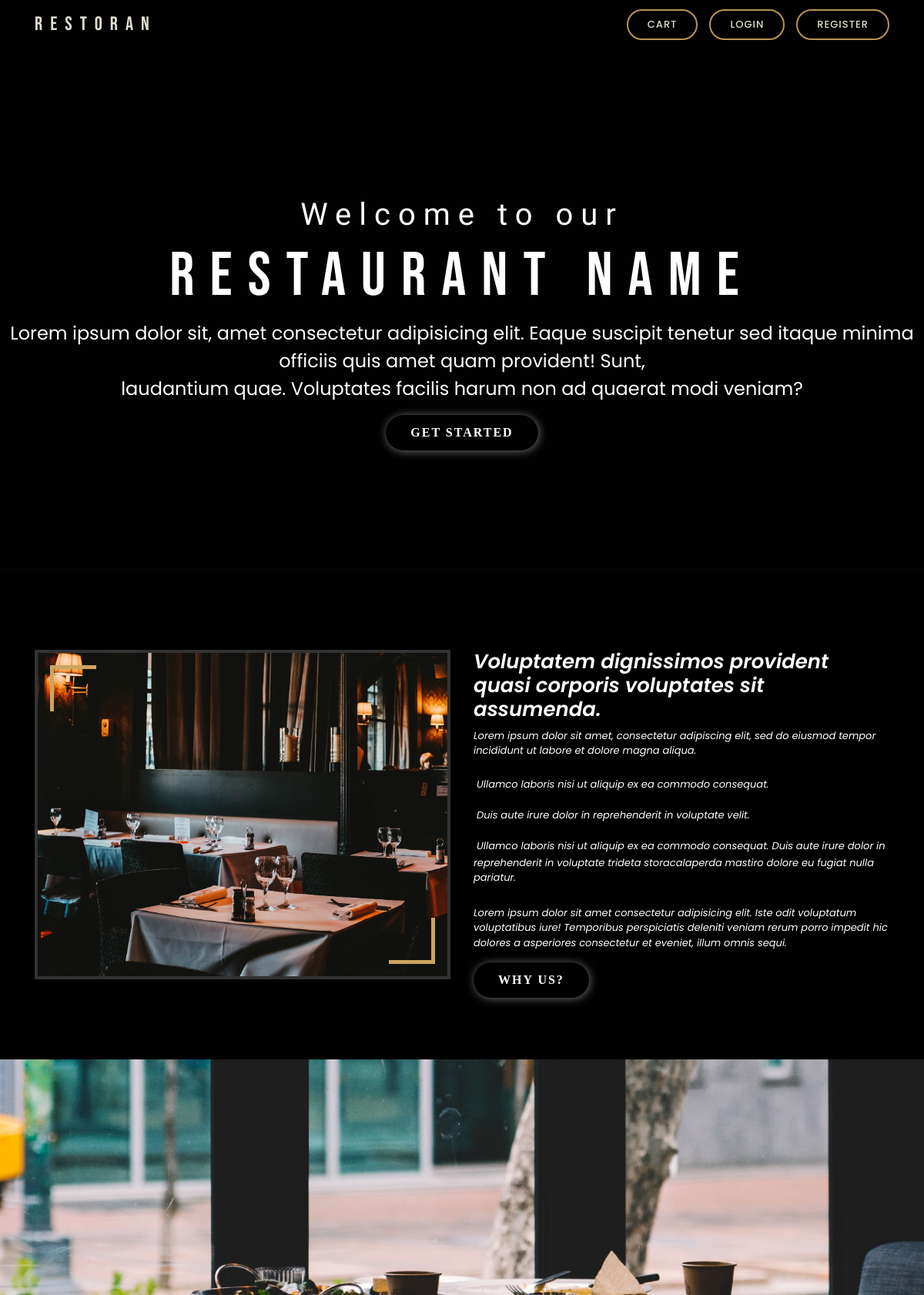
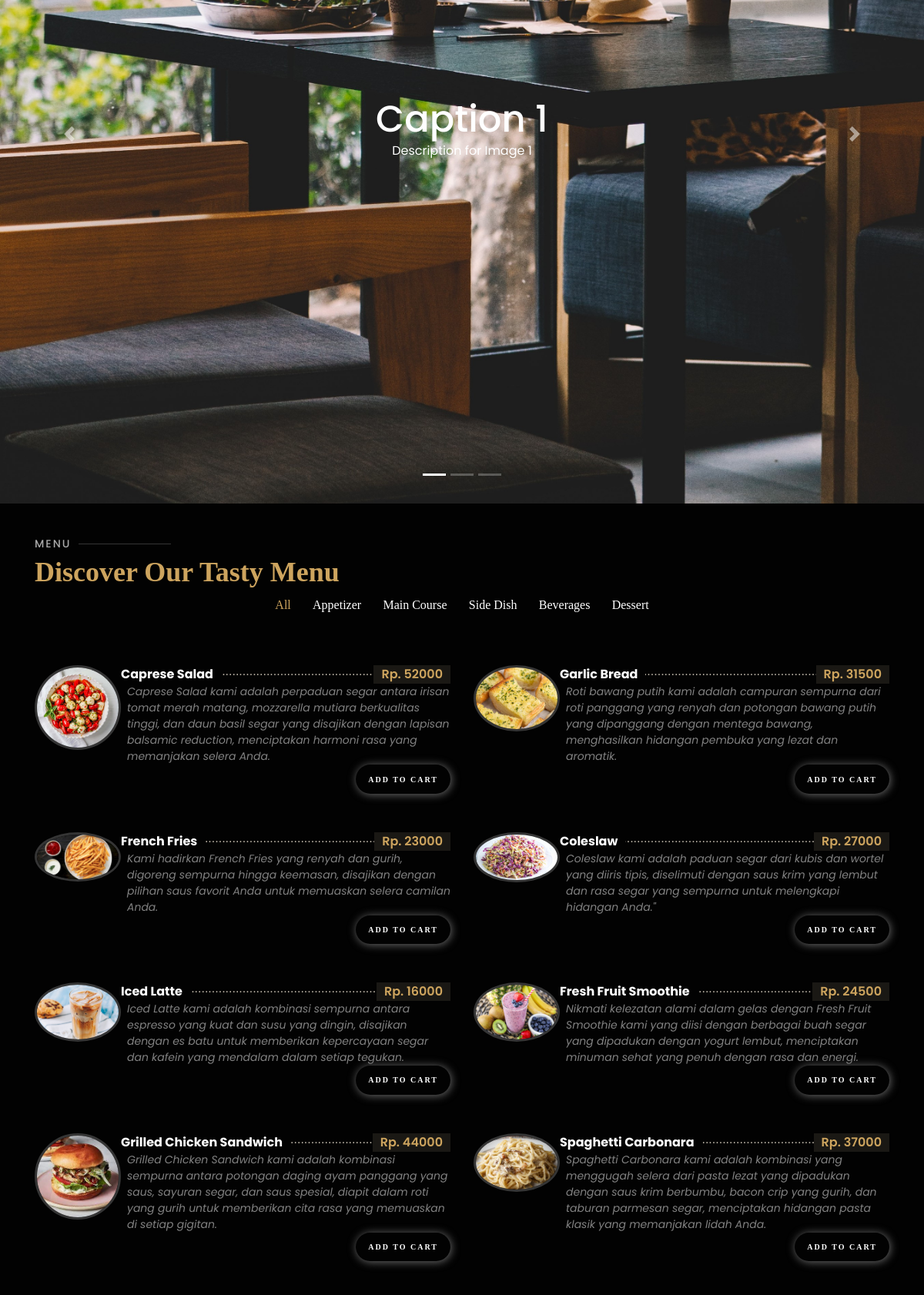
The page / (upper part) on the database its author committed (2 pictures, top to bottom).
### tables this page shows
CREATE TABLE `data_makanan` (
  `id_menu` int(11) NOT NULL,
  `nama_menu` varchar(100) NOT NULL,
  `gambar_menu` varchar(255) NOT NULL,
  `deskripsi_menu` text NOT NULL,
  `harga_menu` int(11) NOT NULL,
  `kategori_menu` enum('Appetizer','Beverages','Main Course','Dessert','Side Dish') NOT NULL
);

### index.php (the view, shortened to what this page needs)
<?php
include('database/connect.php');
?>
<!DOCTYPE html>
<html lang="en">
<head>
    <link rel="stylesheet" type="text/css" href="css/navbar.css">
    <link rel="stylesheet" type="text/css" href="css/index.css">
    <link rel="stylesheet" href="https://cdn.jsdelivr.net/npm/aos@2.3.4/dist/aos.css">
    <link rel="stylesheet" href="https://maxcdn.bootstrapcdn.com/bootstrap/4.5.2/css/bootstrap.min.css">
    <link rel="stylesheet" href="https://cdn.jsdelivr.net/npm/bootstrap@4.0.0/dist/css/bootstrap.min.css"
>
    <link rel="stylesheet" href="https://cdnjs.cloudflare.com/ajax/libs/font-awesome/5.15.4/css/all.min.css">
</head>
<body>
    <nav class="navbar navbar-expand-lg fixed-top">
        <div class="container">
            <a class="navbar-brand" href="#">
                Restoran
            </a>
            <div class="collapse navbar-collapse" id="navbarNav">
                <ul class="navbar-nav ml-auto">
                <?php
                if (isset($_SESSION['user_id']) && ($_SESSION['user_id'] != 0 || $_SESSION['user_id'] != 1)) {
                    echo '<li class="nav-item">';
                    echo '<a class="nav-link navbar-btn" href="bridge/bridge.php">Account</a>';
                    echo '</li>';
                    echo '<li class="nav-item">';
                    echo '<a class="nav-link navbar-btn" href="cart/cart.php">Cart</a>';
                    echo '</li>';
                } else {
                    echo '<li class="nav-item">';
                    echo '<a class="nav-link navbar-btn" href="cart/cart.php">Cart</a>';
                    echo '</li>';
                    echo '<li class="nav-item">';
                    echo '<a class="nav-link navbar-btn" href="loginAndRegister/login.php">Login</a>';
                    echo '</li>';
                    echo '<li class="nav-item">';
                    echo '<a class="nav-link navbar-btn" href="loginAndRegister/register.php">Register</a>';
                    echo '</li>';
                }
                ?>
            </div>
        </div>
    </nav>
    <div class="title-container" data-aos="fade-up" data-aos-duration="1000">
        <h3>Welcome to our</h3>
        <h1 data-aos="fade-up" data-aos-duration="1000">Restaurant Name</h1>
        <p data-aos="fade-up" data-aos-duration="1000">Lorem ipsum dolor sit, amet consectetur adipisicing elit. Eaque
            suscipit tenetur sed itaque minima officiis quis amet quam provident! Sunt, <br> laudantium quae. Voluptates
            facilis harum non ad quaerat modi veniam?</p>
        <div class="button-container">
            <button class="btn" onclick="scrollToSection('#about')">
                Get Started
            </button>
        </div>
    </div>
    <section id="about" class="about" data-aos-offset="500" data-aos-duration="1000">>
        <div class="container" data-aos="fade-up">
            <div class="row">
                <div class="col-lg-6 order-1 o  rder-lg-2" data-aos="zoom-in" data-aos-delay="100">
                    <div class="about-img">
                        <img src="css/gambar/about.jpg" alt="">
                    </div>
                </div>
                <div class="col-lg-6 pt-4 pt-lg-0 order-2 order-lg-1 content">
                    <h3>Voluptatem dignissimos provident quasi corporis voluptates sit assumenda.</h3>
                    <p class="">
                        Lorem ipsum dolor sit amet, consectetur adipiscing elit, sed do eiusmod tempor incididunt ut
                        labore et dolore magna aliqua.
                    </p>
                    <ul>
                        <li><i class="bi bi-check-circle"></i> Ullamco laboris nisi ut aliquip ex ea commodo consequat.
                        </li>
                        <li><i class="bi bi-check-circle"></i> Duis aute irure dolor in reprehenderit in voluptate
                            velit.</li>
                        <li><i class="bi bi-check-circle"></i> Ullamco laboris nisi ut aliquip ex ea commodo consequat.
                            Duis aute irure dolor in reprehenderit in voluptate trideta storacalaperda mastiro dolore eu
                            fugiat nulla pariatur.</li>
                    </ul>
                    <p>
                        Lorem ipsum dolor sit amet consectetur adipisicing elit. Iste odit voluptatum voluptatibus iure!
                        Temporibus perspiciatis deleniti veniam rerum porro impedit hic dolores a asperiores consectetur
                        et eveniet, illum omnis sequi.
                    </p>
                    <div class="button-container">
                        <button class="btn" onclick="scrollToSection('#carousel')">
                            WHY US?
                        </button>
                    </div>
                </div>
            </div>
        </div>
    </section>
    <section id="carousel" class="carousel mb-5" data-aos="fade-right" data-aos-offset="500" data-aos-duration="2000">
        <div id="carouselExampleIndicators" class="carousel slide" data-ride="carousel">
            <ol class="carousel-indicators">
                <li data-target="#carouselExampleIndicators" data-slide-to="0" class="active"></li>
                <li data-target="#carouselExampleIndicators" data-slide-to="1"></li>
                <li data-target="#carouselExampleIndicators" data-slide-to="2"></li>
            </ol>
            <div class="carousel-inner">
                <div class="carousel-item active">
                    <img class="d-block w-100" src="css/gambar/carousel1.jpg" alt="First slide">
                    <div class="carousel-caption d-none d-md-block">
                        <div class="caption-content">
                            <h3>Caption 1</h3>
                            <p>Description for Image 1</p>
                        </div>
                    </div>
                </div>
            </div>
            <a class="carousel-control-prev" href="#carouselExampleIndicators" role="button" data-slide="prev">
                <span class="carousel-control-prev-icon" aria-hidden="true"></span>
            </a>
            <a class="carousel-control-next" href="#carouselExampleIndicators" role="button" data-slide="next">
                <span class="carousel-control-next-icon" aria-hidden="true"></span>
            </a>
        </div>
    </section>
    <section id="menu" class="menu section-bg mb-5">
        <div class="container" data-aos="fade-up" data-aos-duration="1000" data-aos-offset="400">
            <div class="section-title" data-aos="fade-down-right" data-aos-duration="2000">
                <h2>Menu</h2>
                <p>Discover Our Tasty Menu</p>
            </div>
            <div class="row" data-aos="fade-up">
                <div class="col-lg-12 d-flex justify-content-center">
                    <ul id="menu-flters">
                        <li data-filter="*" class="filter-active">All</li>
                        <li data-filter=".filter-Appetizer">Appetizer</li>
                        <li data-filter=".filter-MainCourse">Main Course</li>
                        <li data-filter=".filter-SideDish">Side Dish</li>
                        <li data-filter=".filter-Beverages">Beverages</li>
                        <li data-filter=".filter-Dessert">Dessert</li>
                    </ul>
                </div>
            </div>
            <div class="row menu-container" data-aos="fade-up" data-aos-offset="200">
                <?php
                $sql = "SELECT * FROM data_makanan";
                $result = mysqli_query($conn, $sql);
                foreach ($result as $key): ?>
                    <div class="col-lg-6 menu-item filter-<?= str_replace(' ', '', $key['kategori_menu']) ?>">
                        <div class="img-container">
                            <img src="admin/uploads/<?= $key['gambar_menu'] ?>" class="menu-img"
                                alt="<?= $key['gambar_menu'] ?>">
                        </div>
                        <div class="menu-content">
                            <a class="menu-title">
                                <?= $key['nama_menu'] ?>
                            </a>
                            <span>Rp.
                                <?= $key['harga_menu'] ?>
                            </span>
                        </div>
                        <div class="menu-ingredients">
                            <?= $key['deskripsi_menu'] ?>
                        </div>
                        <form action="" method="post">
                            <div class="button-container">
                                <button class="btn cart-button" type="submit" name="add_to_cart">add to cart</button>
                            </div>
                        </form>
                    </div>
                <?php endforeach; ?>
            </div>
        </div>
    </section>
</html>

### css/navbar.css (style rules this page uses)
.navbar { font-family: 'Poppins', sans-serif !important; color: white !important; font-size: 1.05em !important; background-color: #020202 !important; opacity: 0.9 !important; }
.navbar-nav .nav-link { color: #fbf5e9 !important; }
.navbar-brand { color: #fbf5e9 !important; cursor: pointer !important; font-family: 'Bebas Neue', sans-serif !important; letter-spacing: 10px; font-size: 1.5em !important; }
.navbar-btn { margin: 0 0 0 15px !important; border: 2px solid #cda45e !important; color: #fff !important; border-radius: 50px !important; padding: 8px 25px !important; text-transform: uppercase !important; font-size: 13px !important; font-weight: 500 !important; letter-spacing: 1px !important; transition: 0.3s !important; }

### rows shown on the page
data_makanan: gambar_menu (picture), nama_menu "Caprese Salad", harga_menu "52000", deskripsi_menu "Caprese Salad kami adalah perpaduan segar antara irisan tomat merah matang, mozzarella mutiara berkualitas tinggi, dan daun basil segar yang disajikan dengan lapisan balsamic reduction, menciptakan harmoni rasa yang memanjakan selera Anda."
data_makanan: gambar_menu (picture), nama_menu "Garlic Bread", harga_menu "31500", deskripsi_menu "Roti bawang putih kami adalah campuran sempurna dari roti panggang yang renyah dan potongan bawang putih yang dipanggang dengan mentega bawang, menghasilkan hidangan pembuka yang lezat dan aromatik."
data_makanan: gambar_menu (picture), nama_menu "French Fries", harga_menu "23000", deskripsi_menu "Kami hadirkan French Fries yang renyah dan gurih, digoreng sempurna hingga keemasan, disajikan dengan pilihan saus favorit Anda untuk memuaskan selera camilan Anda."
data_makanan: gambar_menu (picture), nama_menu "Coleslaw", harga_menu "27000", deskripsi_menu "Coleslaw kami adalah paduan segar dari kubis dan wortel yang diiris tipis, diselimuti dengan saus krim yang lembut dan rasa segar yang sempurna untuk melengkapi hidangan Anda.\""
data_makanan: gambar_menu (picture), nama_menu "Iced Latte", harga_menu "16000", deskripsi_menu "Iced Latte kami adalah kombinasi sempurna antara espresso yang kuat dan susu yang dingin, disajikan dengan es batu untuk memberikan kepercayaan segar dan kafein yang mendalam dalam setiap tegukan."
data_makanan: gambar_menu (picture), nama_menu "Fresh Fruit Smoothie", harga_menu "24500", deskripsi_menu "Nikmati kelezatan alami dalam gelas dengan Fresh Fruit Smoothie kami yang diisi dengan berbagai buah segar yang dipadukan dengan yogurt lembut, menciptakan minuman sehat yang penuh dengan rasa dan energi."
data_makanan: gambar_menu (picture), nama_menu "Grilled Chicken Sandwich", harga_menu "44000", deskripsi_menu "Grilled Chicken Sandwich kami adalah kombinasi sempurna antara potongan daging ayam panggang yang saus, sayuran segar, dan saus spesial, diapit dalam roti yang gurih untuk memberikan cita rasa yang memuaskan di setiap gigitan."
data_makanan: gambar_menu (picture), nama_menu "Spaghetti Carbonara", harga_menu "37000", deskripsi_menu "Spaghetti Carbonara kami adalah kombinasi yang menggugah selera dari pasta lezat yang dipadukan dengan saus krim berbumbu, bacon crip yang gurih, dan taburan parmesan segar, menciptakan hidangan pasta klasik yang memanjakan lidah Anda."
